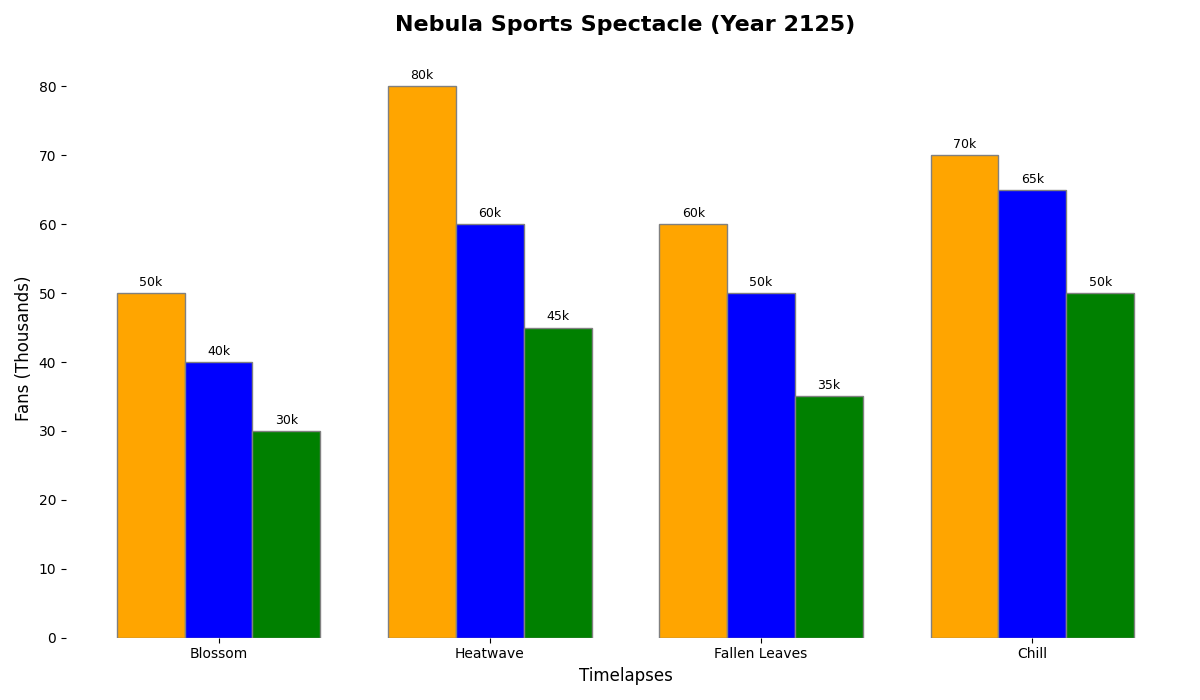

Generate this figure with Python:
import matplotlib.pyplot as plt
import numpy as np

# Data: Ticket Sales in Thousands
seasons = ["Blossom", "Heatwave", "Fallen Leaves", "Chill"]
drone_racing = [50, 80, 60, 70]
robot_wrestling = [40, 60, 50, 65]
ai_chess = [30, 45, 35, 50]

fig, ax = plt.subplots(figsize=(12, 7))

bar_width = 0.25
x = np.arange(len(seasons))
br1 = x
br2 = [i + bar_width for i in br1]
br3 = [i + bar_width for i in br2]

ax.bar(br1, drone_racing, color='orange', width=bar_width, edgecolor='grey')
ax.bar(br2, robot_wrestling, color='blue', width=bar_width, edgecolor='grey')
ax.bar(br3, ai_chess, color='green', width=bar_width, edgecolor='grey')

ax.set_title('Nebula Sports Spectacle (Year 2125)', fontsize=16, fontweight='bold', pad=20)
ax.set_xlabel('Timelapses', fontsize=12)
ax.set_ylabel('Fans (Thousands)', fontsize=12)
ax.set_xticks([r + bar_width for r in range(len(seasons))])
ax.set_xticklabels(seasons)

for bar, ticket_sales in zip(ax.patches, drone_racing + robot_wrestling + ai_chess):
    height = bar.get_height()
    ax.annotate(f'{ticket_sales}k',
                xy=(bar.get_x() + bar.get_width() / 2, height),
                xytext=(0, 3),
                textcoords="offset points",
                ha='center', va='bottom', fontsize=9, color='black')

ax.spines['top'].set_visible(False)
ax.spines['right'].set_visible(False)
ax.spines['left'].set_visible(False)
ax.spines['bottom'].set_visible(False)

plt.tight_layout()

plt.show()
